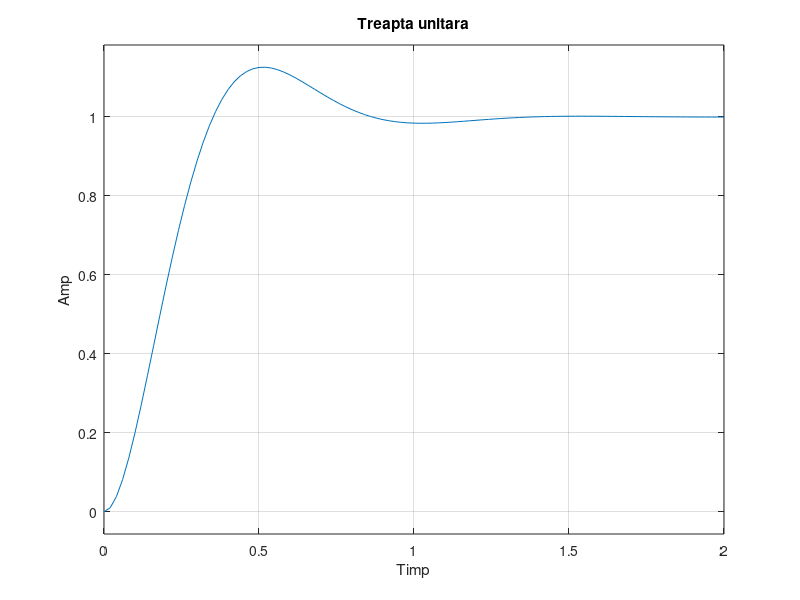
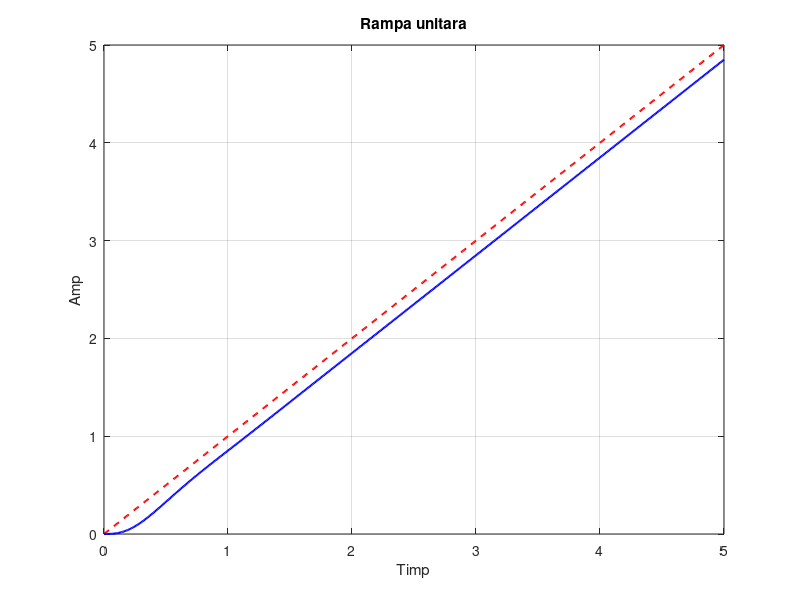
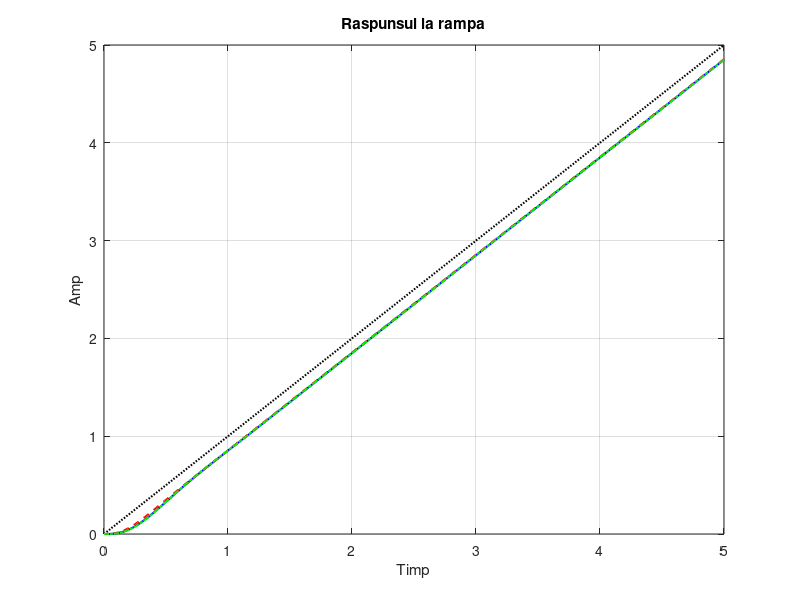
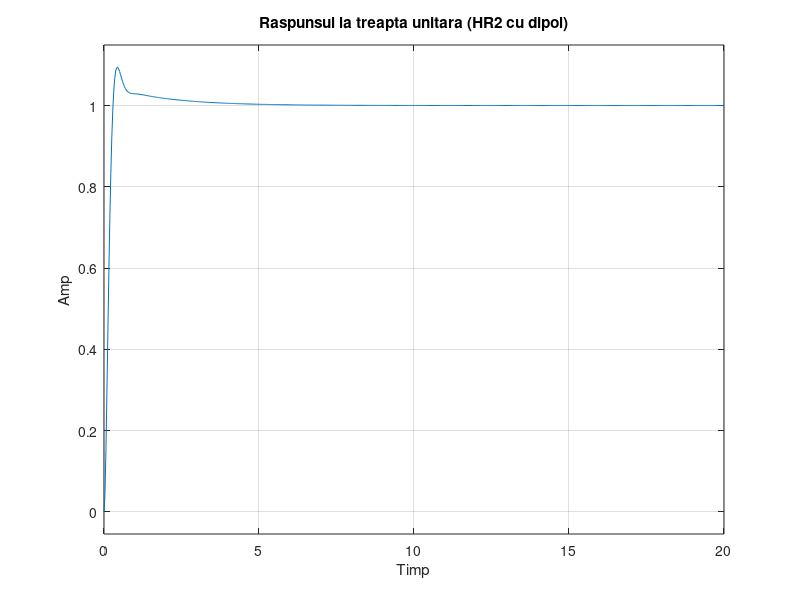

Source code (MATLAB) for these figures, in order: (Note: this script raises an error after producing the figures.)
%%Proiect IRA 2
%%CALCULUL REGULATOARELOR PRIN METODA  REPARTIŢIEI 	POLI-ZEROURI
%%
clc;
clear all;
close all;
%% Def parte fixata Hf
s = tf('s');
K_f = 5.306;
T_ap = 0.01;
T_m1 = 0.074208;
T_m_star = 0.63104;
Hf = K_f / ( (T_ap*s + 1) * (T_m1*s + 1) * (T_m_star*s + 1) );

%% Definirea regulatorului Hr1 calculat
HR1 = 1.255 * ( (T_ap*s + 1) * (T_m1*s + 1) * (T_m_star*s + 1) ) / ( s * (0.124*s + 1) );

%% Sistem in bcla deschisa
H_deschis = minreal(HR1 * Hf);

%% Sistem bucla inchis
H_inchis = feedback(H_deschis, 1);

%% treapta unitara
figure;
step(H_inchis);
title('Treapta unitara');
xlabel('Timp');
ylabel('Amp');
grid on;

%% rampa unitara\
figure;
t = 0:0.01:5;             
r = t;                    
y = lsim(H_inchis, r, t); 
plot(t, r, '--r', 'LineWidth', 1.5); hold on;
plot(t, y, 'b', 'LineWidth', 1.5);
title('Rampa unitara');
xlabel('Timp');
ylabel('Amp');
grid on;

%% Parte 2 Trasare grafic răspunsul sistemului închis H02’ şi H02” 
%pentru intrare treapta si rampa in comp cu H02
%parte fixa
K_f = 5.306; T_ap = 0.01; T_m1 = 0.074208; T_m_star = 0.63104;
Hf = K_f / ( (T_ap*s + 1) * (T_m1*s + 1) * (T_m_star*s + 1) );

%% H02 calc
omega_n = 7.33; zeta = 0.55;
H02 = omega_n^2 / (s^2 + 2*zeta*omega_n*s + omega_n^2);

%% H02 prim
HR1_prim = 1.295 * (T_ap*s + 1)*(T_m_star*s + 1) / s;
H_deschis_prim = minreal(HR1_prim * Hf);
H02_prim = feedback(H_deschis_prim, 1);

%% H02 sec prim
HR1_secund = 1.255 * (T_m1*s + 1)*(0.64104*s + 1) / (s * (0.124*s + 1));
H_deschis_secund = minreal(HR1_secund * Hf);
H02_secund = feedback(H_deschis_secund, 1);

%% Rasp treapta
figure;
step(H02, 'b-', H02_prim, 'r--', H02_secund, 'g-.');
title('Raspunsul treapta');
xlabel('Timp'); ylabel('Amp');
grid on;

%% Rasp rampa
t = 0:0.01:5;
r = t; 
y_ideal = lsim(H02, r, t);
y_prim = lsim(H02_prim, r, t);
y_secund = lsim(H02_secund, r, t);

plot(t, r, 'k:', 'LineWidth', 1.5); hold on;
plot(t, y_ideal, 'b-', 'LineWidth', 1.5);
plot(t, y_prim, 'r--', 'LineWidth', 1.5);
plot(t, y_secund, 'g-.', 'LineWidth', 1.5);
title('Raspunsul la rampa');
xlabel('Timp'); ylabel('Amp');
grid on;


%% PARTEA 3 - Sistemul corectat cu Dipol (HR2)
clear; clc; close all;
s = tf('s');

%% Definirea partii fixate Hf(s)
K_f = 5.306;
T_ap = 0.01;
T_m1 = 0.074208;
T_m_star = 0.63104;
Hf = K_f / ( (T_ap*s + 1) * (T_m1*s + 1) * (T_m_star*s + 1) );

%% 2. Definirea noului regulator HR2(s) cu dipol
num_R2 = 19.78 * (s + 0.541) * (T_ap*s + 1) * (T_m1*s + 1) * (T_m_star*s + 1);
den_R2 = s * (s + 0.204) * (s + 14.164);
HR2 = num_R2 / den_R2;

%% 3. Sistemul in bucla deschisa si inchisa
H_deschis_2 = minreal(HR2 * Hf);
H_inchis_2 = feedback(H_deschis_2, 1);

%% 4. Raspunsul la Treapta
figure;
step(H_inchis_2);
title('Raspunsul la treapta unitara (HR2 cu dipol)');
xlabel('Timp'); ylabel('Amp');
grid on;

%% 5. Raspunsul la Rampa
figure;
t = 0:0.01:3;             
r = t;                    
y_rampa = lsim(H_inchis_2, r, t);

plot(t, r, '--r', 'LineWidth', 1.5); hold on;
plot(t, y_rampa, 'b', 'LineWidth', 1.5);
title('Raspunsul la rampa unitara (HR2 cu dipol)');
xlabel('Timp'); ylabel('Amp');
legend('Referinta', 'Raspuns sistem', 'Location', 'northwest');
grid on;

%% PARTEA 4 - Comparatie finala Corectie cu Dipol
clear; clc; close all;
s = tf('s');

%% 1. Partea Fixata (Hf)
Hf = 5.306 / ( (0.01*s + 1)*(0.074208*s + 1)*(0.63104*s + 1) );

%% 2. Regulatoarele (de la ideal la PID-ul final)
HR2 = 19.78 * (s + 0.541)*(0.01*s + 1)*(0.074208*s + 1)*(0.63104*s + 1) / (s*(s + 0.204)*(s + 14.164));
HR2_p = 1.396 * (s + 0.541)*(0.01*s + 1)*(0.074208*s + 1)*(0.56044*s + 1) / (s*(s + 0.204));
HR2_pp = 1.396 * (s + 0.541)*(0.074208*s + 1)*(0.57044*s + 1) / (s*(s + 0.204));
HR2_ppp = 3.702 * (0.074208*s + 1)*(0.57044*s + 1) / s;

%% 3. Calculul buclelor inchise
H0C = feedback(minreal(HR2 * Hf), 1);
H0C_p = feedback(minreal(HR2_p * Hf), 1);
H0C_pp = feedback(minreal(HR2_pp * Hf), 1);
H0C_ppp = feedback(minreal(HR2_ppp * Hf), 1);

%% Grafice

% 4. Grafic pentru Răspunsul la Treaptă
figure;
step(H0C, 'b-', H0C_p, 'r--', H0C_pp, 'g-.', H0C_ppp, 'm:');
title('Raspunsul indicial (Treapta) - Comparatie simplificari');
xlabel('Timp'); ylabel('Amp');
legend('H_{0C} (Corectat Ideal)', 'H_{0C}'' (Simplificare d.1)', ...
       'H_{0C}'''' (Simplificare d.2)', 'H_{0C}'''''' (PID Final)', 'Location', 'southeast');
grid on;

% 5. Grafic pentru Răspunsul la Rampă
figure;
t = 0:0.01:3;
r = t;
y = lsim(H0C, r, t);
y_p = lsim(H0C_p, r, t);
y_pp = lsim(H0C_pp, r, t);
y_ppp = lsim(H0C_ppp, r, t);

plot(t, r, 'k', 'LineWidth', 1.5); hold on;
plot(t, y, 'b-', 'LineWidth', 1.5);
plot(t, y_p, 'r--', 'LineWidth', 1.5);
plot(t, y_pp, 'g-.', 'LineWidth', 1.5);
plot(t, y_ppp, 'm:', 'LineWidth', 2);
title('Raspunsul la rampa unitara - Comparatie simplificari');
xlabel('Timp'); ylabel('Amp');
legend('Referinta', 'H_{0C} (Corectat Ideal)', 'H_{0C}'' (d.1)', ...
       'H_{0C}'''' (d.2)', 'H_{0C}'''''' (PID Final)', 'Location', 'northwest');
grid on;


%% Capitol 2 - Metoda Frecventiala (Regulator P)

clear; clc; close all;
s = tf('s');

%% 1 Definirea partii fixate simplificate 
Kf = 8.543;
Tf = 0.0842;
T  = 1.0161;

K_total = Kf / T;
H_fix = K_total / (s * (Tf*s + 1));

%% 2. Cautarea amplificarii Vr
[mag, phase, wout] = bode(H_fix, logspace(-1, 2, 5000));
phase = squeeze(phase); mag = squeeze(mag);

[~, idx] = min(abs(phase - (-118)));
wt = wout(idx);   
mag_wt = mag(idx);

Vr = 1 / mag_wt;
%Verificare conditie de viteza 
Cv_calculat = Vr * K_total;

fprintf('--- Rezultate calcul Regulator P ---\n');
fprintf('Pulsatia de taiere (wt) = %.4f rad/s\n', wt);
fprintf('Factorul de amplificare (Vr) = %.4f\n', Vr);
fprintf('Coeficientul la viteza (Cv) = %.4f (Trebuie sa fie > 5)\n', Cv_calculat);

%% 3 Sistemul in bucla deschisa cu Vr inclus
H_deschis = Vr * H_fix;

%% 4. Desenarea Diagramei Bode
figure('Name', 'Diagrama Bode - Regulator P');
margin(H_deschis);
grid on;


%% Grafic]
clear; clc; close all;
s = tf('s');
Kf = 8.543; Tf = 0.0842; T = 1.0161;

% Partea fixata necorectata
H_fix = (Kf/T) / (s*(Tf*s + 1));

% Generare diagrama de modul
figure('Name', 'Diagrama de modul H_f(s)', 'Position', [100 100 600 400]);
bodemag(H_fix);
grid on; hold on;

% Marcarea punctului F (Pulsatia de frangere)
wf = 11.87;
mag_wf = 20*log10(abs(evalfr(H_fix, j*wf)));
plot(wf, mag_wf, 'ro', 'MarkerSize', 8, 'LineWidth', 2);
text(wf + 2, mag_wf + 5, 'Punctul F (\omega_f = 11.87)', 'FontSize', 11, 'Color', 'r');

%% 5. Sistemul in bucla inchisa cu Regulator P
H_inchis_P = feedback(H_fix, 1);

%% 6. Raspunsul la treapta unitara
figure('Name', 'Raspuns Treapta - Regulator P');
step(H_inchis_P);
title('Raspunsul la treapta unitara (Regulator P)');
xlabel('Timp [s]');
ylabel('Amplitudine');
grid on;

%% 7. Raspunsul la rampa unitara
figure('Name', 'Raspuns Rampa - Regulator P');
t = 0:0.01:5; 
r = t;
y_rampa_P = lsim(H_inchis_P, r, t);

plot(t, r, '--r', 'LineWidth', 1.5); hold on;
plot(t, y_rampa_P, 'b', 'LineWidth', 1.5);
title('Raspunsul la rampa unitara (Regulator P)');
xlabel('Timp [s]');
ylabel('Amplitudine');
legend('Referinta (Rampa)', 'Raspuns sistem cu Reg. P', 'Location', 'northwest');
grid on;

%% CAPITOL 2.3 - Regulator PI (Metoda Frecventiala)
clc; clear; close all;
s = tf('s');

%% 1. Partea fixata simplificata (din cap 2.1)
Kf = 8.543;
Tf = 0.0842;
T  = 1.0161;

H_fix = Kf / (T * s * (Tf*s + 1));   

%% 2. Parametrii regulatorului PI calculati
VR_PI = 0.955;       
Tz = 1.25;          
Tp = 1.748;         

% Functia de transfer a regulatorului PI
HR_PI = VR_PI * (Tz*s + 1) / (Tp*s + 1);  

%% 3. Sistemul in bucla deschisa si inchisa
H_deschis = HR_PI * H_fix;
H_inchis = feedback(H_deschis, 1);

%% 4. Verificare performante
info = stepinfo(H_inchis);
sigma = info.Overshoot;
tr = info.RiseTime;

% Coeficientul la viteza Cv
Cv = VR_PI * Kf * Tz / T;

% Latimea de banda
[~, ~, ~, wb] = margin(H_deschis);
delta_wb = wb;  

fprintf('--- Verificare Performante PI ---\n');
fprintf('Suprareglaj sigma = %.2f %% (impus <= 7.5%%)\n', sigma);
fprintf('Timp de raspuns tr = %.3f s (impus <= 1 s)\n', tr);
fprintf('Coeficient la viteza Cv = %.2f (impus >= 10)\n', Cv);
fprintf('Latime de banda = %.2f rad/s (impus <= 10)\n', delta_wb);

%% 5. Grafic: Raspuns la Treapta
figure('Name', 'Raspuns Treapta - Regulator PI');
step(H_inchis);
title('Raspunsul la treapta unitara (Regulator PI)');
xlabel('Timp [s]'); ylabel('Amplitudine');
grid on;

%% 6. Grafic: Raspuns la Rampa
figure('Name', 'Raspuns Rampa - Regulator PI');
t = 0:0.01:10;          
r = t;                   
y = lsim(H_inchis, r, t);

plot(t, r, '--r', 'LineWidth', 1.5); hold on;
plot(t, y, 'b', 'LineWidth', 1.5);
title('Raspunsul la rampa unitara (Regulator PI)');
xlabel('Timp [s]'); ylabel('Amplitudine');
legend('Referinta', 'Raspuns sistem', 'Location', 'southeast');
grid on;

%% 7. Diagrama Bode
figure('Name', 'Diagrama Bode - Regulator PI');
margin(H_deschis);
grid on;

%% CAPITOL 2.4 - Regulator PD (Metoda Frecventiala)
clc; clear; close all;
s = tf('s');

%% 1. Partea fixata simplificata (din cap 2.1)
Kf = 8.543;
Tf = 0.0842;
T  = 1.0161;

H_fix = Kf / (T * s * (Tf*s + 1));

%% 2. Parametrii regulatorului PD
VR_PD = 0.95;
tau_d = 0.125;
T_N = 0.0125;

% Functia de transfer a regulatorului PD
HR_PD = VR_PD * (tau_d*s + 1) / (T_N*s + 1);

%% 3. Sistemul in bucla deschisa si inchisa
H_deschis = HR_PD * H_fix;
H_inchis = feedback(H_deschis, 1);

%% 4. Verificare performante
info = stepinfo(H_inchis);
sigma = info.Overshoot;
tr = info.RiseTime;

% Coeficientul la viteza Cv
Cv = VR_PD * Kf / T;

% Latimea de banda
[~, ~, ~, wb] = margin(H_deschis);
delta_wb = wb;

fprintf('--- Verificare Performante PD ---\n');
fprintf('Suprareglaj sigma = %.2f %% (impus <= 10%%)\n', sigma);
fprintf('Timp de raspuns tr = %.3f s (impus <= 0.5 s)\n', tr);
fprintf('Coeficient la viteza Cv = %.2f (impus >= 5)\n', Cv);
fprintf('Latime de banda = %.2f rad/s (impus <= 10)\n', delta_wb);

%% 5. Grafic: Raspuns la Treapta
figure('Name', 'Raspuns Treapta - Regulator PD');
step(H_inchis);
title('Raspunsul la treapta unitara (Regulator PD)');
xlabel('Timp [s]');
ylabel('Amplitudine');
grid on;

%% 6. Grafic: Raspuns la Rampa
figure('Name', 'Raspuns Rampa - Regulator PD');
t = 0:0.01:5;
r = t;
y = lsim(H_inchis, r, t);

plot(t, r, '--r', 'LineWidth', 1.5); hold on;
plot(t, y, 'b', 'LineWidth', 1.5);
title('Raspunsul la rampa unitara (Regulator PD)');
xlabel('Timp [s]');
ylabel('Amplitudine');
legend('Referinta', 'Raspuns sistem', 'Location', 'southeast');
grid on;

%% 7. Diagrama Bode
figure('Name', 'Diagrama Bode - Regulator PD');
margin(H_deschis);
grid on;

%% CAPITOL 2.5 - Regulator PID - V6 
clc; clear; close all;
s = tf('s');

%% 1. Partea fixata simplificata
Kf = 8.543;
Tf = 0.0842;
T  = 1.0161;
H_fix = Kf / (T * s * (Tf*s + 1));

%% 2. Parametrii regulatorului PID 
VR_PID = 1.1;       

% Partea de PI
Tz = 1.45;           
Tp = 1.748;          

% Partea de PD
tau_d = 0.125;       
T_N = 0.0012;        

% Functia de transfer PID
HR_PID = VR_PID * (Tz*s + 1)/(Tp*s) * (tau_d*s + 1)/(T_N*s + 1);

%% 3. Sistemul in bucla deschisa si inchisa
H_deschis = HR_PID * H_fix;
H_inchis = feedback(H_deschis, 1);

%% 4. Verificare performante
info = stepinfo(H_inchis);
sigma = info.Overshoot;
tr = info.RiseTime;

Cv = VR_PID * Kf * Tz / (T * Tp);

[~, ~, ~, wb] = margin(H_deschis);
delta_wb = wb;

fprintf('============= Verificare Performante PID V6 =============\n');
fprintf('Suprareglaj sigma    = %.2f %%  (impus <= 7.5%%)\n', sigma);
fprintf('Timp de raspuns tr   = %.3f s   (impus <= 0.5 s)\n', tr);
fprintf('Coeficient viteza Cv = %.2f     (impus >= 12)\n', Cv);
fprintf('Latime de banda      = %.2f rad/s (impus <= 10)\n', delta_wb);
fprintf('===========================================================\n');

%% 5. Grafice
%% Raspuns treapta
figure('Name', 'Raspuns Treapta - Regulator PID V6');
step(H_inchis);
title('Raspunsul la treapta unitara (Regulator PID)');
xlabel('Timp'); ylabel('Amp');
grid on;

%% Raspuns Rampa unitara
figure('Name', 'Raspuns Rampa - Regulator PID V6');
t = 0:0.01:10;
r = t;
y = lsim(H_inchis, r, t);
plot(t, r, '--r', 'LineWidth', 1.5); hold on;
plot(t, y, 'b', 'LineWidth', 1.5);
title('Raspunsul la rampa unitara (Regulator PID)');
xlabel('Timp'); ylabel('Amp');
legend('Referinta', 'Raspuns sistem', 'Location', 'southeast');
grid on;

%% Diagrama Bode
figure('Name', 'Diagrama Bode - Regulator PID V6');
margin(H_deschis);
grid on;

%% CAPITOL 3 CALCULUL REGULATOARELOR PRIN METODE
% FRECVENŢIALE CU ASIGURAREA UNEI MARGINI DE FAZĂ IMPUSE

%% 3.2 Calculul parametrilor unui regulatori PI

% Parametrii partii fixate
K_f = 0.2242;
tau_c = 99.078;

% Definirea functiei de transfer cu timp mort
s = tf('s');
H_f = K_f / ((4*s + 1) * (660.52*s + 1) * (16*s + 1));
H_f.InputDelay = tau_c; % Adaugam timpul mort

% Setarea optiunilor pentru diagrama Bode (in rad/s)
opts = bodeoptions('cstprefs');
opts.FreqUnits = 'rad/s';

% Trasarea diagramelor de modul si faza
figure;
bode(H_f, opts);
grid on;
title('Caracteristicile de modul si faza pentru partea fixata H_f(s)');

% Verificarea marginii de faza pe grafic
margin(H_f);

%% Calcule si diagrame Pentru partea fixata

% 1. Definirea variabilei complexe 's'
s = tf('s');

% 2. Parametrii partii fixate
K_f = 0.2242;
tau_c = 99.078;
H_f = K_f / ((4*s + 1) * (660.52*s + 1) * (16*s + 1));
H_f.InputDelay = tau_c; % Timpul mort

% 3. Parametrii regulatorului PI calculati
V_R = 19.45;
tau_i = 625;
H_R = V_R * (1 + 1/(tau_i * s));

% 4. Calculul partii directe Hd(s)
H_d = H_R * H_f;

% 5. Setari pentru afisare in rad/s
opts = bodeoptions('cstprefs');
opts.FreqUnits = 'rad/s';

% 6. Trasarea diagramei Bode cu evidentierea marginilor
figure;
margin(H_d, opts);
grid on;
title('Caracteristicile de modul si faza pentru partea directa Hd(s)');

% 7. Afisarea valorilor exacte in Command Window
[Gm, Pm, Wcg, Wcp] = margin(H_d);
fprintf('Marginea de castig (mk) = %.2f dB\n', 20*log10(Gm));
fprintf('Marginea de faza (gamma_k) = %.2f grade\n', Pm);

%% 3.3Calcul pentru PD, diagrama de faza si de modul   

% Parametrii partii fixate
s = tf('s');
K_f = 0.2242;
tau_c = 99.078;
H_f = K_f / ((4*s + 1) * (660.52*s + 1) * (16*s + 1));
H_f.InputDelay = tau_c;

% Parametrii regulatorului PD calculati
beta = 0.1;
V_R = 13.57;
t_d = 224.3;
t_N = 22.43;

% Functiile de transfer pentru regulator si partea directa
H_R = V_R * (t_d*s + 1) / (t_N*s + 1);
H_d = H_R * H_f;

% Trasare diagrama Bode si afisare margini
opts = bodeoptions('cstprefs');
opts.FreqUnits = 'rad/s';

figure;
margin(H_d, opts);
grid on;
title('Caracteristicile de modul si faza pentru sistemul compensat cu PD');

% Afisare valori exacte in consola
[Gm, Pm, Wcg, Wcp] = margin(H_d);
fprintf('Marginea de castig (mk) = %.2f dB\n', 20*log10(Gm));
fprintf('Marginea de faza (gamma_k) = %.2f grade\n', Pm);

%% 3.4 Calcul pentru PD, diagrama de faza si de modul 
clc;
clear all;
close all;
% Parametrii partii fixate
s = tf('s');
K_f = 0.2242;
tau_c = 99.078;
H_f = K_f / ((4*s + 1) * (660.52*s + 1) * (16*s + 1));
H_f.InputDelay = tau_c;

% Parametrii regulatorului PID calculati anterior
V_R = 9.78;
tau_i = 534.7;
tau_d = 222.8;
tau_N = 22.28;

% Functia de transfer a regulatorului PID
H_R_PI = (tau_i*s + 1) / (tau_i*s);
H_R_PD = (tau_d*s + 1) / (tau_N*s + 1);
H_R = V_R * H_R_PI * H_R_PD;

% Functia de transfer a buclei deschise
H_d = H_R * H_f;

% Setari si trasare diagrama Bode
opts = bodeoptions('cstprefs');
opts.FreqUnits = 'rad/s';

figure;
margin(H_d, opts);
grid on;
title('Sistem compensat cu PID - Verificare Margini de Faza si Castig');

% Afisare rezultate in consola
[Gm, Pm, Wcg, Wcp] = margin(H_d);
fprintf('Marginea de castig (mk) = %.2f dB\n', 20*log10(Gm));
fprintf('Marginea de faza (gamma_k) = %.2f grade\n', Pm);

%% Capitol 4
clc;
clear all; 
close all;

%% Calculul regulatoarelor prin metoda modulului

s = tf('s');
H_0 = (10 * (0.01*s + 1)) / (0.0002*s^2 + 0.02*s + 1);

figure;
step(H_0);
grid on;
title('Raspunsul la treapta pentru \Omega_{TM}(t) - Metoda Modulului (PI)');
stepinfo(H_0)

%% Calculul regulatoarelor prin metoda simetriei
s = tf('s');
% Functia de transfer a sistemului in bucla inchisa H0(s)
H_0 = 10 * (0.04*s + 1) / (0.000008*s^3 + 0.0008*s^2 + 0.04*s + 1);

figure;
step(H_0);
grid on;
title('Raspunsul la treapta pt metoda Simetriei');

% Extragerea valorilor de performanta
info = stepinfo(H_0);
disp('--- Performante Reale ---');
fprintf('Suprareglaj real (sigma): %.1f %%\n', info.Overshoot);
fprintf('Timp de crestere (RiseTime): %.3f s\n', info.RiseTime);

%% CAPITOL 5 - Calculul regulatoarelor in cazul reglarii in cascada.
clc;
clear all;
close all;
%% --- PARAMETRII SISTEMULUI (Părții Fixate) ---
s = tf('s');

% Timpul mort estimat (modifică dacă ai altă valoare în proiect)
tau_m = 1; 

% Constante de timp [secunde]
tau_ap = 0.01; 
Tm1 = 0.0742; 
Tm_star = 0.631; 
Ttm_star = 4.99; 
T_star = 12 + tau_m; 

% Factori de amplificare
Kap = 23.026; 
K1 = 0.371; 
Km_star = 0.621; 
Ktm_star = 2.4104; 
K_star = 0.16;

%% --- FUNCȚIILE DE TRANSFER PARȚIALE ---
% Hf1: AP + Motor (partea electrică)
Hf1 = (Kap * K1) / ((tau_ap*s + 1) * (Tm1*s + 1));
% Hf2: Motor (partea mecanică)
Hf2 = Km_star / (Tm_star*s + 1);
% Hf3: Transportoarele + Doza gravimetrică
Hf3 = (Ktm_star * K_star) / ((Ttm_star*s + 1) * (T_star*s + 1));

% Partea fixată totală (pentru monobuclă)
Hf_total = Hf1 * Hf2 * Hf3;

%% --- 1. REGLAREA ÎN CASCADĂ ---
% A. Regulatorul Buclei Interioare (Turație) - PID / Modul
V_R_omega = 1 / 0.1061; % Aprox 9.425
H_R_omega = V_R_omega * (1 + Tm1*s) * (1 + Tm_star*s) / s;

% B. Regulatorul Buclei Exterioare (Debit) - PI / Modul
V_RQ = T_star / 3.864;
tau_iQ = T_star;
H_RQ = V_RQ * (1 + 1/(tau_iQ * s));

%% --- 2. REGLAREA MONOBUCLĂ ---
% Regulatorul PI calculat prin metoda frecvențială (margine fază > 45 grade)
V_R_mono = 1.93;
tau_i_mono = 20;
H_R_mono = V_R_mono * (1 + 1/(tau_i_mono * s));

%% --- 3. ANALIZA LA PERTURBAȚIE (Mr) ---
% Vrem să vedem efectul perturbației Mr (cuplu rezistent) asupra turației (U_omega)

% Funcția de transfer de la Mr la U_omega (Reglare Cascadă - doar bucla internă)
U_omega_cascada = Hf2 / (1 + H_R_omega * Hf1 * Hf2);

% Funcția de transfer de la Mr la U_omega (Reglare Monobuclă)
U_omega_mono = Hf2 / (1 + H_R_mono * Hf_total);

% Setări pentru simulare
t_sim = 0:0.01:5;
Mr_amplitude = 0.1; % Amplitudinea treptei

figure(1);
% Înmulțim funcția de transfer direct cu amplitudinea treptei
step(U_omega_mono * Mr_amplitude, t_sim);
hold on;
step(U_omega_cascada * Mr_amplitude, t_sim);
grid on;
title('Efectul perturbației M_r = 0.1 asupra turației (U_\Omega)');
legend('Sistem Monobuclă (Regulator PI lent)', 'Sistem în Cascadă (Buclă internă rapidă)', 'Location', 'best');
xlabel('Timp [secunde]');
ylabel('Amplitudine U_\Omega [V]');

%% 5.3 Calculul regulatorului sistemului de reglare a temperaturii
clc;
clear all;
close all
%% --- 1. PARAMETRII BUCLEI INTERIOARE ---
s = tf('s');

tau_c = 99.078;
Tf = 680.52;
Kf = 0.5605;

% Parametrii Z-N pentru bucla interioara
VRC = 0.2338;
tau_ic = 326.96;

% Forma polinomiala a lui H_oc(s)
num_oc = VRC * Kf * (1 + 2.3 * tau_c * s);
den_oc = 3.3 * tau_c * s * (1 + Tf * s) * (tau_c * s + 1) + num_oc;
H_oc = num_oc / den_oc;

% --- Determinarea polilor ---
p = pole(H_oc);
fprintf('--- DATE PENTRU DOCUMENTATIE ---\n');
fprintf('p1 = %.6f\n', p(1));
fprintf('p2 = %.6f\n', p(2));
fprintf('p3 = %.6f\n', p(3));

%% --- 2. SIMPLIFICAREA FUNCTIEI ECHIVALENTE ---
% Calculul sumei constantelor de timp (T1 + T2 + T3) = suma(1 / abs(p))
sum_T = sum(1 ./ abs(p));
Toc = sum_T - 2.3 * tau_c;
fprintf('\nTimpul constant simplificat Toc = %.2f [s]\n', Toc);

% Functia simplificata Hoc_prim
H_oc_prim = 1 / (Toc * s + 1);

%% --- 3. PROIECTAREA REGULATORULUI EXTERN (H_Rm) ---
K_thetaT_star = 8;
T_thetaT_star = 108.208;
tau_T = 6.2104;

% Partea fixata pentru bucla exterioara
H_f_ext = H_oc_prim * (K_thetaT_star / (T_thetaT_star * s + 1));
H_f_ext.InputDelay = tau_T;

% Cautam valoarea VR_max care aduce sistemul la limita de stabilitate
[VR_max, Pm, Wcg, Wcp] = margin(H_f_ext);
T0 = 2 * pi / Wcg;

fprintf('\nPentru aducerea la limita de stabilitate:\n');
fprintf('VR_max = %.4f\n', VR_max);
fprintf('Perioada oscilatiilor T0 = %.2f [s]\n', T0);

% Parametrii regulatorului extern PID conform Ziegler-Nichols
VRE = 0.6 * VR_max;
tau_iE = 0.5 * T0;
tau_dE = 0.125 * T0;

fprintf('\nParametrii finali ai regulatorului EXTERN (PID):\n');
fprintf('VRE = %.4f\n', VRE);
fprintf('tau_iE = %.2f [s]\n', tau_iE);
fprintf('tau_dE = %.2f [s]\n', tau_dE);

%% --- 4. VERIFICAREA REZULTATELOR ---
% Regulatorul extern PID
H_Rm = VRE * (1 + 1/(tau_iE * s) + tau_dE * s);

% Functia de transfer in bucla inchisa totala
H_inchis_total = feedback(H_Rm * H_f_ext, 1);

% Simulare raspuns la treapta
t_sim = 0:1:5000;
figure;
step(H_inchis_total, t_sim);
grid on;
title('Raspunsul la treapta - Reglare Temperatura in Cascada');
xlabel('Timp [s]');
ylabel('Amplitudine \theta_m');

%% Capitol 6 - Calculul unui regulator cu predictie
clc;
clear all;
close all;
%% --- PARAMETRII SISTEMULUI ---
s = tf('s');

% Seteaza valoarea timpului mort (o presupunem 1 secunda pentru rulare)
tau_m = 1; 
T_min = 5.01;

%% --- 1. METODA PREDICȚIEI (SMITH PREDICTOR) ---
% Functia de transfer in circuit inchis cu predictor (H0)
H0 = 1 / (2 * T_min * s + 1)^2;
H0.InputDelay = tau_m; % Adaugam timpul mort

%% --- 2. REGULATOR PI CLASIC ---
% Partea fixata Hf(s)
Hf = 0.3857 / ((0.02*s + 1) * (4.99*s + 1) * (12*s + 1));
Hf.InputDelay = tau_m;

% Proiectarea unui PI cu marginea de faza > 60 grade
opts = pidtuneOptions('PhaseMargin', 65);
C_pi = pidtune(Hf, 'PI', opts);

% Extragem parametrii PI pentru a-i nota in proiect
VR_pi = C_pi.Kp;
tau_i_pi = C_pi.Kp / C_pi.Ki;
fprintf('--- Parametri Regulator PI clasic (Margine Faza > 60) ---\n');
fprintf('VR = %.2f\n', VR_pi);
fprintf('tau_i = %.2f [s]\n', tau_i_pi);

% Functia in bucla inchisa cu PI-ul clasic
H_inchis_PI = feedback(C_pi * Hf, 1);

%% --- 3. SIMULARE ȘI COMPARAȚIE ---
t_sim = 0:0.1:100; % Timpul de simulare (100 secunde)

figure;
step(H0, t_sim);
hold on;
step(H_inchis_PI, t_sim);
grid on;

% Estetica graficului
title('Comparatie Răspuns la Treaptă: Predictor Smith vs PI Clasic');
legend('Predictor Smith (H_0)', 'Regulator PI clasic (\gamma_k > 60^\circ)', 'Location', 'best');
xlabel('Timp [s]');
ylabel('Amplitudine Debit');
